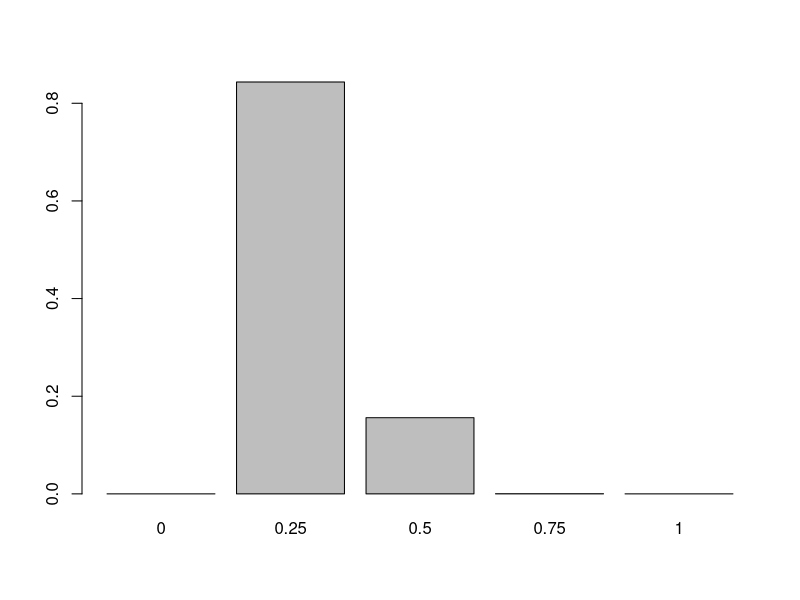
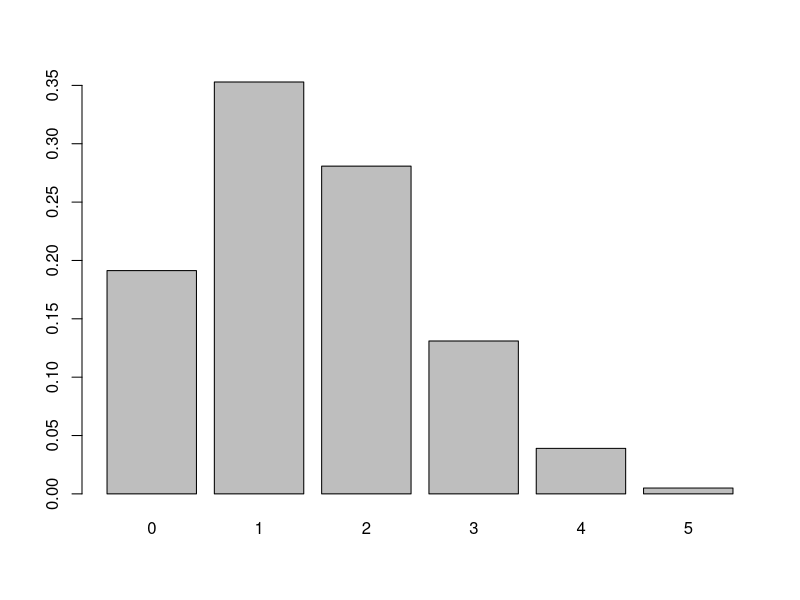
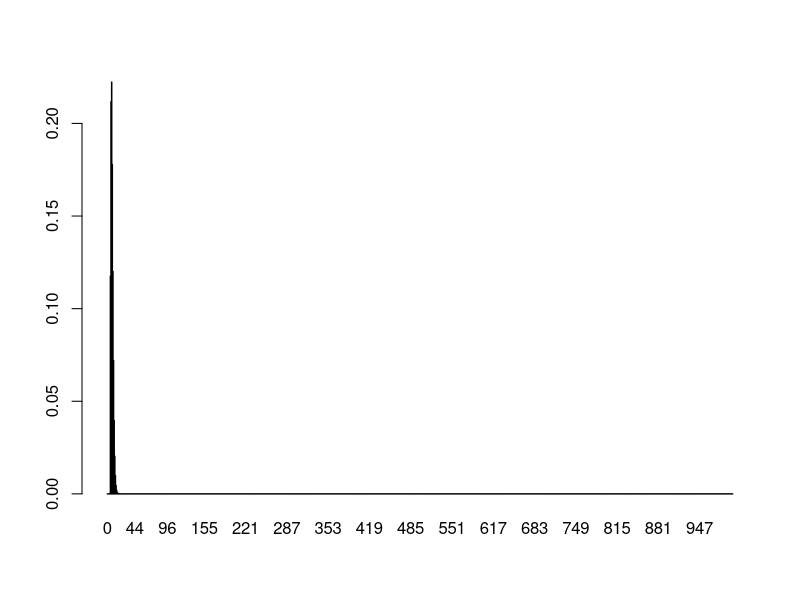
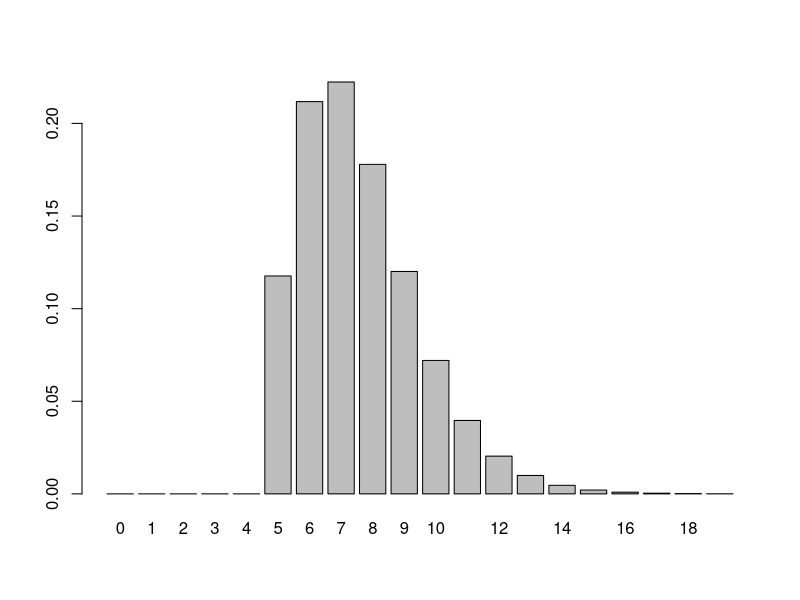

Here is the R script that generated these plots, in order:
## ---- chunk 1
# Define the possible values of $p$
prior <- seq(from = 0, to = 1, by = 0.25)
# Define the data
data <- c("W" = 4, "L" = 11)
# Calculate the posterior and then normalize
post <- sapply(prior, \(p) p^data["W"] * (1 - p)^data["L"])
(post <- post / sum(post))
# Plot the posterior
barplot(post, names.arg = prior)
## ---- chunk 2
# Simulate $p$ values from the posterior
sim_p <- sample(prior, size = 1e4, replace = TRUE, prob = post)
# Simulate 5 tosses of the globe using probabilities from `sim_p`
sim_toss <- sapply(sim_p,
                   \(p) sample(c("W", "L"), size = 5, replace = TRUE,
                               prob = c(p, 1 - p))
                  )
# Plot the distribution for the number of Ws from the simulated tosses
n_w <- apply(sim_toss, 2, \(toss) sum(toss == "W"))
barplot(table(n_w) / length(n_w))
## ---- chunk 3
(sum(n_w >= 3) / length(n_w))
## ---- chunk 4
p <- 0.7
w <- 5
# Values of N
ns <- seq(from = 0, to = 1000)
# Approximate the denominator
approx_denom <- sum(dbinom(w, ns, p))
# Posterior distribution for N from 0 to 1000
post_n <- dbinom(w, ns, p) / approx_denom
# Plot posterior
barplot(post_n, names.arg = ns)
# Zoomed in plot for posterior of N from 1 to 20
barplot(post_n[1:20], names.arg = ns[1:20])
